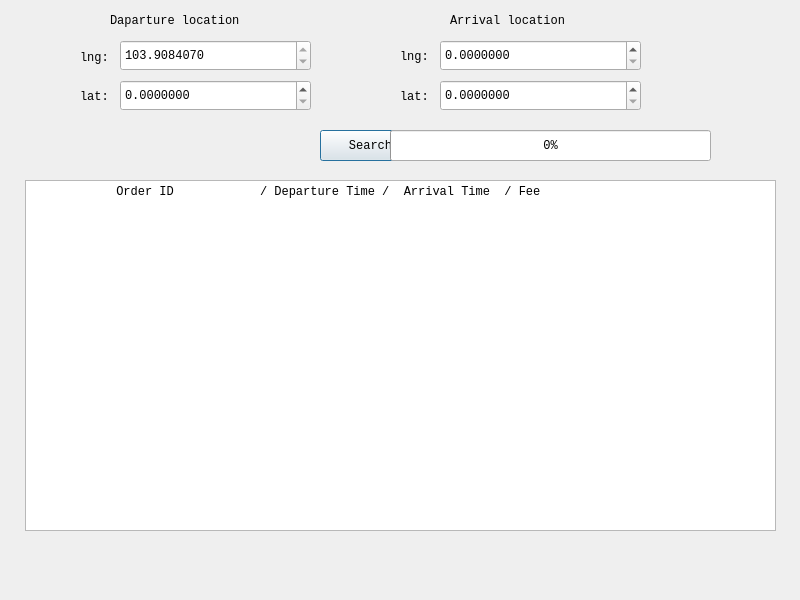
<?xml version="1.0" encoding="UTF-8"?>
<ui version="4.0">
 <class>searching_Dialog</class>
 <widget class="QDialog" name="searching_Dialog">
  <property name="geometry">
   <rect>
    <x>0</x>
    <y>0</y>
    <width>800</width>
    <height>600</height>
   </rect>
  </property>
  <property name="font">
   <font>
    <family>Consolas</family>
   </font>
  </property>
  <property name="windowTitle">
   <string>Dialog</string>
  </property>
  <widget class="QDoubleSpinBox" name="doubleSpinBox_d_lng">
   <property name="geometry">
    <rect>
     <x>120</x>
     <y>40</y>
     <width>191</width>
     <height>31</height>
    </rect>
   </property>
   <property name="decimals">
    <number>7</number>
   </property>
   <property name="minimum">
    <double>103.908406999999997</double>
   </property>
  </widget>
  <widget class="QLabel" name="label">
   <property name="geometry">
    <rect>
     <x>110</x>
     <y>0</y>
     <width>301</width>
     <height>41</height>
    </rect>
   </property>
   <property name="text">
    <string>Daparture location</string>
   </property>
  </widget>
  <widget class="QLabel" name="label_2">
   <property name="geometry">
    <rect>
     <x>80</x>
     <y>32</y>
     <width>54</width>
     <height>51</height>
    </rect>
   </property>
   <property name="text">
    <string>lng:</string>
   </property>
  </widget>
  <widget class="QDoubleSpinBox" name="doubleSpinBox_d_lat">
   <property name="geometry">
    <rect>
     <x>120</x>
     <y>80</y>
     <width>191</width>
     <height>31</height>
    </rect>
   </property>
   <property name="decimals">
    <number>7</number>
   </property>
  </widget>
  <widget class="QLabel" name="label_3">
   <property name="geometry">
    <rect>
     <x>80</x>
     <y>71</y>
     <width>54</width>
     <height>51</height>
    </rect>
   </property>
   <property name="text">
    <string>lat:</string>
   </property>
  </widget>
  <widget class="QDoubleSpinBox" name="doubleSpinBox_a_lat">
   <property name="geometry">
    <rect>
     <x>440</x>
     <y>80</y>
     <width>201</width>
     <height>31</height>
    </rect>
   </property>
   <property name="decimals">
    <number>7</number>
   </property>
  </widget>
  <widget class="QDoubleSpinBox" name="doubleSpinBox_a_lng">
   <property name="geometry">
    <rect>
     <x>440</x>
     <y>40</y>
     <width>201</width>
     <height>31</height>
    </rect>
   </property>
   <property name="decimals">
    <number>7</number>
   </property>
  </widget>
  <widget class="QLabel" name="label_4">
   <property name="geometry">
    <rect>
     <x>450</x>
     <y>0</y>
     <width>331</width>
     <height>41</height>
    </rect>
   </property>
   <property name="text">
    <string>Arrival location</string>
   </property>
  </widget>
  <widget class="QLabel" name="label_5">
   <property name="geometry">
    <rect>
     <x>400</x>
     <y>31</y>
     <width>54</width>
     <height>51</height>
    </rect>
   </property>
   <property name="text">
    <string>lng:</string>
   </property>
  </widget>
  <widget class="QLabel" name="label_6">
   <property name="geometry">
    <rect>
     <x>400</x>
     <y>71</y>
     <width>54</width>
     <height>51</height>
    </rect>
   </property>
   <property name="text">
    <string>lat:</string>
   </property>
  </widget>
  <widget class="QPushButton" name="pushButton">
   <property name="geometry">
    <rect>
     <x>320</x>
     <y>130</y>
     <width>101</width>
     <height>31</height>
    </rect>
   </property>
   <property name="text">
    <string>Search</string>
   </property>
  </widget>
  <widget class="QTextBrowser" name="textBrowser">
   <property name="geometry">
    <rect>
     <x>25</x>
     <y>180</y>
     <width>751</width>
     <height>351</height>
    </rect>
   </property>
   <property name="html">
    <string>&lt;!DOCTYPE HTML PUBLIC &quot;-//W3C//DTD HTML 4.0//EN&quot; &quot;http://www.w3.org/TR/REC-html40/strict.dtd&quot;&gt;
&lt;html&gt;&lt;head&gt;&lt;meta name=&quot;qrichtext&quot; content=&quot;1&quot; /&gt;&lt;style type=&quot;text/css&quot;&gt;
p, li { white-space: pre-wrap; }
&lt;/style&gt;&lt;/head&gt;&lt;body style=&quot; font-family:'Consolas'; font-size:9pt; font-weight:400; font-style:normal;&quot;&gt;
&lt;p style=&quot; margin-top:0px; margin-bottom:0px; margin-left:0px; margin-right:0px; -qt-block-indent:0; text-indent:0px;&quot;&gt;&lt;span style=&quot; color:#000000;&quot;&gt;            Order ID            / Departure Time /  Arrival Time  / Fee&lt;/span&gt;&lt;/p&gt;&lt;/body&gt;&lt;/html&gt;</string>
   </property>
  </widget>
  <widget class="QProgressBar" name="progressBar">
   <property name="geometry">
    <rect>
     <x>390</x>
     <y>130</y>
     <width>321</width>
     <height>31</height>
    </rect>
   </property>
   <property name="value">
    <number>0</number>
   </property>
  </widget>
 </widget>
 <resources/>
 <connections/>
</ui>
